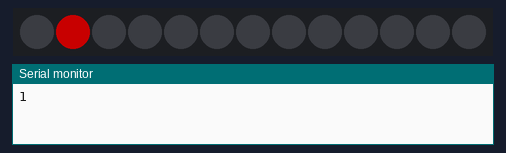
The sketch below on a simulated Arduino Uno, built with avr-gcc and run on an emulated ATmega328P. Parts: 13 RGB LEDs in strip order, left to right, the last lines printed to the serial monitor. Dim RGB values are drawn brighter than linear.

Above: at 2.1 s.
At 4.1 s:
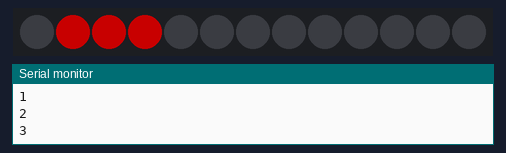
At 7.1 s:
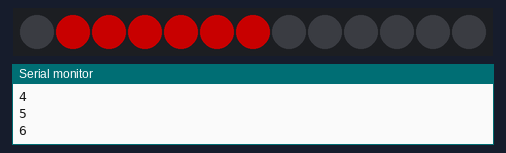
At 10.1 s:
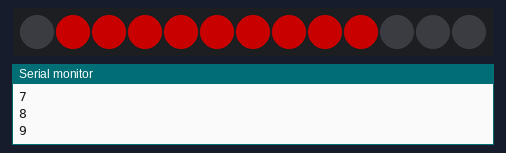
At 13.1 s:
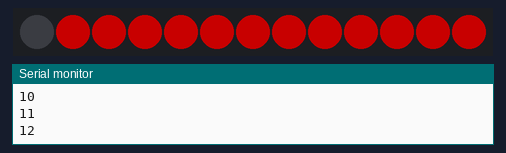

The sketch:

time_count1.ino
```cpp
#include <FastLED.h>

#define PIN 8
#define NUM 13
#define BRIGHTNESS 100
#define X 255
#define TYPE WS2812
#define COLOR_ORDER GRB
#define NUM_OF_MODE 3
CRGB leds[NUM];

int increase(int);

int seconds = 0;
int seconds2 = 0;

void setup() {
  // put your setup code here, to run once:
  delay(1000);
  FastLED.addLeds<TYPE, PIN, COLOR_ORDER>(leds, NUM).setCorrection(TypicalLEDStrip);
  FastLED.setBrightness(BRIGHTNESS);

  int i;
  for(i=0; i<NUM; i++){
    leds[i]=CRGB(0, 0, 0);
  }
  FastLED.show();


  Serial.begin(9600);
}

void loop() {
  // put your main code here, to run repeatedly:
  seconds = increase(seconds);

  if(seconds<NUM){
    leds[seconds].r = X;  leds[seconds].g = 0;  leds[seconds].b = 0;
  }

  else if(seconds>=NUM && seconds<=NUM*2){
    leds[seconds].r = 0;  leds[seconds].g = X;  leds[seconds].b = 0;
  }

  else if(seconds>=NUM*2 && seconds<=NUM*3){
    leds[seconds].r = 0;  leds[seconds].g = 0;  leds[seconds].b = X;
  }

  Serial.println(seconds);
  FastLED.show();
}

int increase(int seconds){
  delay(1000);
  //Serial.print("**");
  //Serial.println(seconds);
  return seconds+1;
}
```
